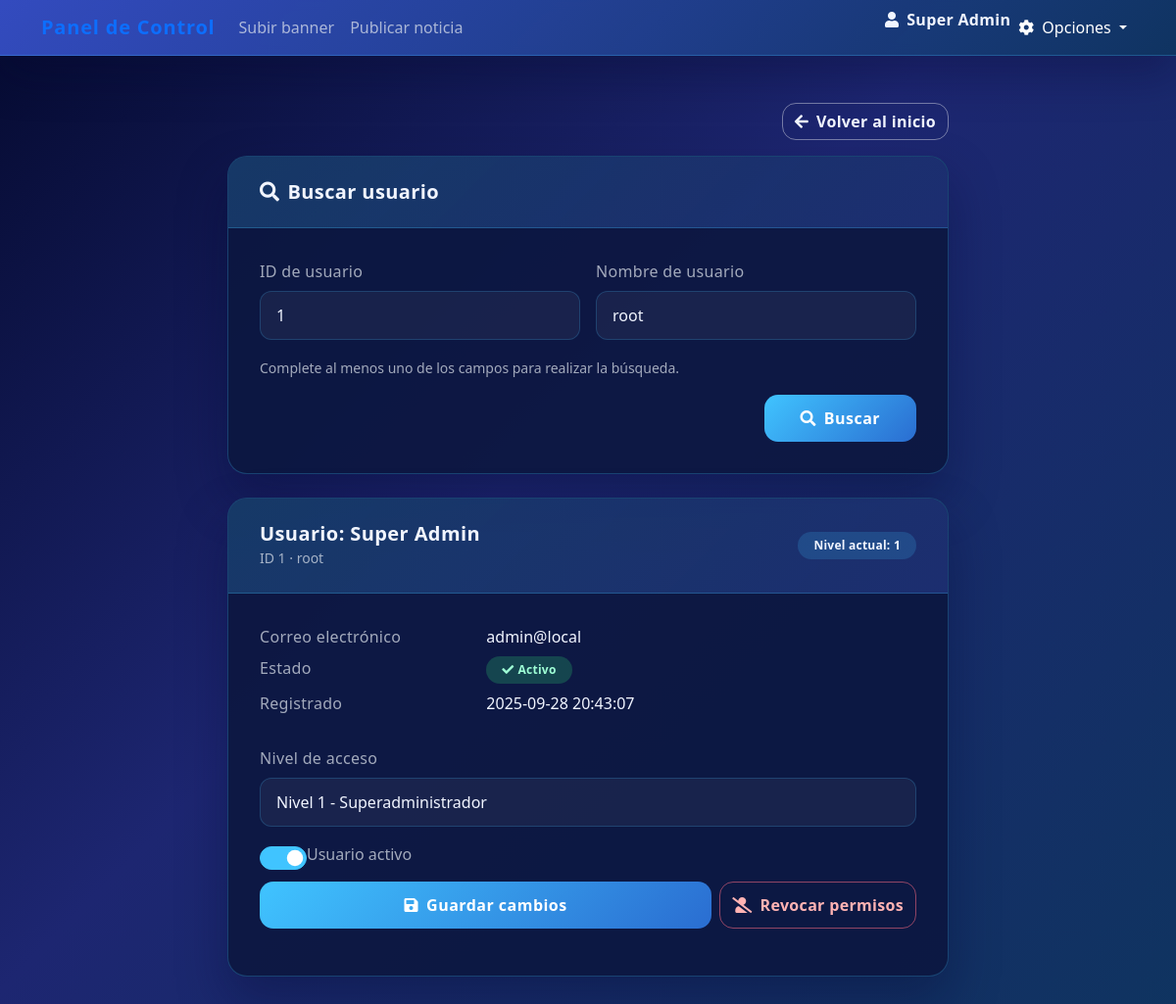
Page /adm/permissions.php?userId=1 (signed in) on the committed database.
### tables this page shows
CREATE TABLE usuarios (
  usersId      INT(9) NOT NULL AUTO_INCREMENT,
  grupoId      INT(9) NOT NULL,
  nombres      VARCHAR(150) NOT NULL,
  users        VARCHAR(20) NOT NULL,
  clave        VARCHAR(120) NOT NULL,
  nivel        TINYINT UNSIGNED NOT NULL,
  estado       TINYINT(1) NOT NULL DEFAULT 1,
  email        VARCHAR(100) DEFAULT NULL,
  perfil       VARCHAR(150) DEFAULT NULL,
  fechaCreada  DATETIME DEFAULT CURRENT_TIMESTAMP,
  PRIMARY KEY (usersId),
  UNIQUE KEY uk_usuarios_users (users),
  KEY idx_usuarios_email (email)
);

### adm/script/conex.php (called while the page is built, shortened)
<?php
class MySQLcn {
	protected $_link;
	protected $_result;
	protected $_numRows;
	private $_host = "localhost";
	private $_username = "root";
	private $_password = "";
	private $_database = "myweb";
        private $_port = 3306;
	public function __construct() {
		$this->_link = new mysqli($this->_host, $this->_username, $this->_password, $this->_database, $this->_port);
	}
	public function Query($sql) {
		$this->_result = $this->_link->query($sql) or die(mysqli_error($this->_result));
		$this->_numRows = mysqli_num_rows($this->_result);
	}
	public function NumRows() {
		return $this->_numRows;
	}
	public function Rows() {
		$rows = array();
		for($x = 0; $x < $this->NumRows(); $x++) {
			$rows[] = mysqli_fetch_assoc($this->_result);
		}
		return $rows;
	}
}
?>

### adm/permissions.php (the view, shortened to what this page needs)
<?php
require_once __DIR__ . '/script/conex.php';
$conexion = new MySQLcn();
$errorFlash   = isset($_GET['error']) ? trim((string)$_GET['error']) : '';
$userIdQuery = isset($_GET['userId']) ? trim((string)$_GET['userId']) : '';
$userIdQuery = $userIdQuery !== '' ? preg_replace('/[^0-9]/', '', $userIdQuery) : '';
$usernameInput = isset($_GET['username']) ? trim((string)$_GET['username']) : '';
$usernameQuery = $usernameInput !== ''
    ? preg_replace('/[^\p{L}\p{N}@._\-\s]/u', '', $usernameInput)
    : '';
$searchRequested = isset($_GET['search']);
$userData = null;
if ($userIdQuery !== '' || $usernameQuery !== '') {
    if ($userIdQuery !== '') {
        $userId = (int)$userIdQuery;
        if ($userId > 0) {
            $conexion->Query("SELECT usersId, nombres, users, email, nivel, estado, fechaCreada FROM usuarios WHERE usersId = {$userId} LIMIT 1");
            $rows = $conexion->Rows();
            if (count($rows) === 1) {
                $userData       = $rows[0];
                $usernameInput = $userData['users'] ?? $usernameInput;
            } else {
                $errorFlash = $errorFlash !== '' ? $errorFlash : 'No se encontró un usuario con ese ID.';
            }
        }
    }
} elseif ($searchRequested) {
    $errorFlash = $errorFlash !== '' ? $errorFlash : 'Debe ingresar un ID o nombre de usuario para realizar la búsqueda.';
}
$nivelesDisponibles = [
    ['valor' => 0, 'etiqueta' => 'Sin permisos (deshabilitado)'],
    ['valor' => 1, 'etiqueta' => 'Nivel 1 - Superadministrador'],
    ['valor' => 2, 'etiqueta' => 'Nivel 2 - Puede subir banners'],
    ['valor' => 3, 'etiqueta' => 'Nivel 3 - Puede publicar noticias'],
];
$nombreUsuario = $_SESSION['nombre'] ?? 'Super Admin';
?>
<!DOCTYPE html>
<html lang="es">
<head>
    <link href="https://cdn.jsdelivr.net/npm/bootstrap@5.0.2/dist/css/bootstrap.min.css" rel="stylesheet">
    <link rel="stylesheet" href="https://cdnjs.cloudflare.com/ajax/libs/font-awesome/5.15.4/css/all.min.css">
    <link rel="stylesheet" href="css/dashboard-theme.css">
</head>
<body class="dashboard-body">
<nav class="navbar navbar-expand-lg dashboard-navbar">
    <div class="container">
        <a class="navbar-brand" href="#">Panel de Control</a>
        <div class="collapse navbar-collapse" id="navbarNav">
            <ul class="navbar-nav me-auto">
                <li class="nav-item">
                    <a class="nav-link" href="user.php">Subir banner</a>
                </li>
                <li class="nav-item">
                    <a class="nav-link" href="news.php">Publicar noticia</a>
                </li>
            </ul>
            <ul class="navbar-nav ms-auto">
                <li class="nav-item">
                    <span class="user-info">
                        <i class="fas fa-user me-2"></i><?php echo htmlspecialchars($nombreUsuario, ENT_QUOTES, 'UTF-8'); ?>
                    </span>
                </li>
                <li class="nav-item dropdown">
                    <a class="nav-link dropdown-toggle text-white" href="#" id="navbarDropdown" role="button" data-bs-toggle="dropdown">
                        <i class="fas fa-cog me-2"></i>Opciones
                    </a>
                </li>
            </ul>
        </div>
    </div>
</nav>
<main class="dashboard-main">
<div class="container">
    <div class="row justify-content-center">
        <div class="col-lg-8">
            <div class="d-flex justify-content-end mb-3">
                <a class="btn btn-outline-light" href="../index.php">
                    <i class="fas fa-arrow-left me-2"></i>Volver al inicio
                </a>
            </div>
            <div class="card dashboard-card mb-4">
                <div class="card-header">
                    <h5 class="mb-0"><i class="fas fa-search me-2"></i>Buscar usuario</h5>
                </div>
                <div class="card-body">
                    <form class="row g-3" method="get" action="permissions.php">
                        <div class="col-md-6">
                            <label for="userId" class="form-label">ID de usuario</label>
                            <input type="text" class="form-control" id="userId" name="userId" value="<?php echo htmlspecialchars($userIdQuery, ENT_QUOTES, 'UTF-8'); ?>" placeholder="Ej. 5">
                        </div>
                        <div class="col-md-6">
                            <label for="username" class="form-label">Nombre de usuario</label>
                            <input type="text" class="form-control" id="username" name="username" value="<?php echo htmlspecialchars($usernameInput, ENT_QUOTES, 'UTF-8'); ?>" placeholder="Ej. juan.perez">
                        </div>
                        <div class="col-12">
                            <small class="form-text text-white-50">Complete al menos uno de los campos para realizar la búsqueda.</small>
                        </div>
                        <div class="col-sm-4 col-md-3 ms-auto d-flex align-items-end">
                            <button type="submit" class="btn btn-primary w-100">
                                <i class="fas fa-search me-2"></i>Buscar
                            </button>
                        </div>
                    </form>
                </div>
            </div>
            <?php if ($userData !== null): ?>
                <div class="card dashboard-card">
                    <div class="card-header d-flex justify-content-between align-items-center">
                        <div>
                            <h5 class="mb-0">Usuario: <?php echo htmlspecialchars($userData['nombres'], ENT_QUOTES, 'UTF-8'); ?></h5>
                            <small class="text-white-50">ID <?php echo (int)$userData['usersId']; ?> · <?php echo htmlspecialchars($userData['users'], ENT_QUOTES, 'UTF-8'); ?></small>
                        </div>
                        <span class="badge badge-level">Nivel actual: <?php echo (int)$userData['nivel']; ?></span>
                    </div>
                    <div class="card-body">
                        <dl class="row mb-4">
                            <dt class="col-sm-4">Correo electrónico</dt>
                            <dd class="col-sm-8"><?php echo htmlspecialchars($userData['email'] ?? 'Sin especificar', ENT_QUOTES, 'UTF-8'); ?></dd>
                            <dt class="col-sm-4">Estado</dt>
                            <dd class="col-sm-8">
                                <?php if ((int)$userData['estado'] === 1): ?>
                                    <span class="badge bg-success"><i class="fas fa-check me-1"></i>Activo</span>
                                <?php else: ?>
                                    <span class="badge bg-danger"><i class="fas fa-ban me-1"></i>Inactivo</span>
                                <?php endif; ?>
                            </dd>
                            <dt class="col-sm-4">Registrado</dt>
                            <dd class="col-sm-8"><?php echo htmlspecialchars($userData['fechaCreada'], ENT_QUOTES, 'UTF-8'); ?></dd>
                        </dl>
                        <form method="post" class="mb-3">
                            <div class="mb-3">
                                <label for="nivel" class="form-label">Nivel de acceso</label>
                                <select class="form-select" id="nivel" name="nivel" required>
                                    <?php foreach ($nivelesDisponibles as $nivel): ?>
                                        <option value="<?php echo (int)$nivel['valor']; ?>" <?php echo ((int)$userData['nivel'] === (int)$nivel['valor']) ? 'selected' : ''; ?>>
                                            <?php echo htmlspecialchars($nivel['etiqueta'], ENT_QUOTES, 'UTF-8'); ?>
                                        </option>
                                    <?php endforeach; ?>
                                </select>
                            </div>
                            <div class="form-check form-switch mb-3">
                                <input class="form-check-input" type="checkbox" id="estado" name="estado" <?php echo ((int)$userData['estado'] === 1) ? 'checked' : ''; ?>>
                                <label class="form-check-label" for="estado">Usuario activo</label>
                            </div>
                            <div class="d-flex gap-2">
                                <button type="submit" class="btn btn-primary flex-grow-1">
                                    <i class="fas fa-save me-2"></i>Guardar cambios
                                </button>
                                <button type="button" class="btn btn-outline-danger" data-bs-toggle="modal" data-bs-target="#revokeModal">
                                    <i class="fas fa-user-slash me-2"></i>Revocar permisos
                                </button>
                            </div>
                        </form>
                    </div>
                </div>
            <?php endif; ?>
        </div>
    </div>
</div>
</main>
</body>
</html>

### rows in the picture
usuarios: nombres "Super Admin", usersId "1", users "root", nivel "1", email "admin@local", fechaCreada "2025-09-28 20:43:07", nivel "Nivel 1 - Superadministrador", estado "☑"

### other values in the picture
$nombreUsuario "Super Admin"
